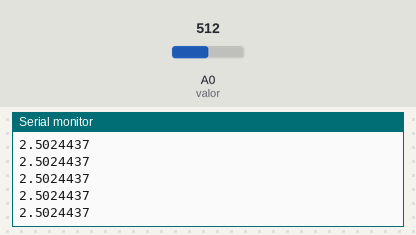
A sketch run on a simulated Arduino Uno, built with avr-gcc and run on an emulated ATmega328P. Parts: the last lines printed to the serial monitor. The test bench sets the inputs (shaded band); at power-on: A0 (valor) = 512.

Above: at 1.2 s.
1.3 s: A0 (valor) set to 716
At 1.8 s:
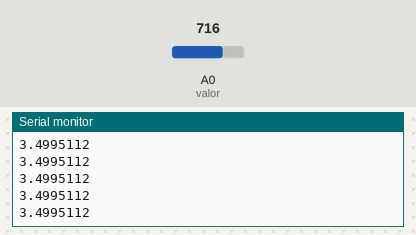
2.8 s: A0 (valor) set to 900
At 3.5 s:
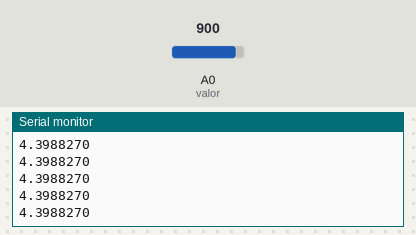
Timing chart, 0 to 5.8 s (numbered marks = the images above; inputs shaded):
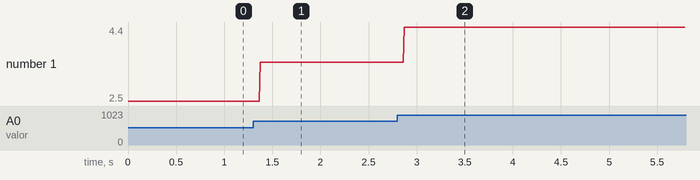

The sketch:

Voltimetro.ino
```cpp
#include <LiquidCrystal.h>

float valor=A0;
float varia=0;
float Y=0;


void setup() {
  pinMode(valor, INPUT);
  Serial.begin(9600);

}

void loop() {
  varia=analogRead(valor);

  Y= float (varia*5)/1023;


  Serial.println(Y,7);
}
```

Measured:
- after the input at 1.3 s, the serial monitor: prints a new line after 0.07 s (image 1)
- after the input at 2.8 s, the serial monitor: prints a new line after 0.07 s (image 2)
- plotted number 1: 2.5 → 3.5 after the input at 1.3 s, 3.5 → 4.39 after the input at 2.8 s
